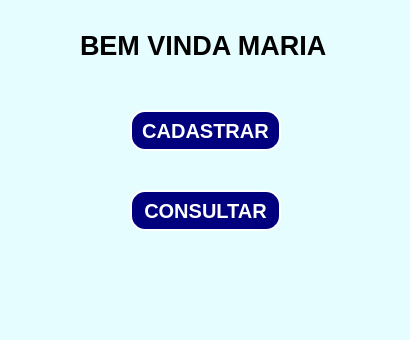
<?xml version="1.0" encoding="UTF-8"?>
<ui version="4.0">
 <class>MainWindow</class>
 <widget class="QMainWindow" name="MainWindow">
  <property name="geometry">
   <rect>
    <x>0</x>
    <y>0</y>
    <width>410</width>
    <height>340</height>
   </rect>
  </property>
  <property name="windowTitle">
   <string>MainWindow</string>
  </property>
  <property name="styleSheet">
   <string notr="true">background-color: rgb(229, 253, 255);
</string>
  </property>
  <widget class="QWidget" name="centralwidget">
   <widget class="QLabel" name="label">
    <property name="geometry">
     <rect>
      <x>80</x>
      <y>30</y>
      <width>271</width>
      <height>31</height>
     </rect>
    </property>
    <property name="font">
     <font>
      <pointsize>20</pointsize>
      <weight>75</weight>
      <bold>true</bold>
     </font>
    </property>
    <property name="text">
     <string>BEM VINDA MARIA</string>
    </property>
   </widget>
   <widget class="QPushButton" name="pushButton">
    <property name="geometry">
     <rect>
      <x>130</x>
      <y>110</y>
      <width>151</width>
      <height>41</height>
     </rect>
    </property>
    <property name="font">
     <font>
      <pointsize>15</pointsize>
      <weight>75</weight>
      <bold>true</bold>
     </font>
    </property>
    <property name="styleSheet">
     <string notr="true">background-color: rgb(0, 0, 127);
color: rgb(255, 255, 255);
border-radius: 15px;
border-style: outset;
border-width: 2px</string>
    </property>
    <property name="text">
     <string>CADASTRAR</string>
    </property>
   </widget>
   <widget class="QPushButton" name="pushButton_2">
    <property name="geometry">
     <rect>
      <x>130</x>
      <y>190</y>
      <width>151</width>
      <height>41</height>
     </rect>
    </property>
    <property name="font">
     <font>
      <pointsize>15</pointsize>
      <weight>75</weight>
      <bold>true</bold>
     </font>
    </property>
    <property name="styleSheet">
     <string notr="true">background-color: rgb(0, 0, 127);
color: rgb(255, 255, 255);
border-radius: 15px;
border-style: outset;
border-width: 2px</string>
    </property>
    <property name="text">
     <string>CONSULTAR</string>
    </property>
   </widget>
   <widget class="QLabel" name="label_2">
    <property name="geometry">
     <rect>
      <x>70</x>
      <y>200</y>
      <width>41</width>
      <height>41</height>
     </rect>
    </property>
    <property name="text">
     <string/>
    </property>
    <property name="pixmap">
     <pixmap>15028084081543238917-128.png</pixmap>
    </property>
    <property name="scaledContents">
     <bool>true</bool>
    </property>
   </widget>
   <widget class="QLabel" name="label_3">
    <property name="geometry">
     <rect>
      <x>70</x>
      <y>110</y>
      <width>41</width>
      <height>41</height>
     </rect>
    </property>
    <property name="text">
     <string/>
    </property>
    <property name="pixmap">
     <pixmap>13072631241554126465-128.png</pixmap>
    </property>
    <property name="scaledContents">
     <bool>true</bool>
    </property>
   </widget>
  </widget>
  <widget class="QMenuBar" name="menubar">
   <property name="geometry">
    <rect>
     <x>0</x>
     <y>0</y>
     <width>410</width>
     <height>21</height>
    </rect>
   </property>
  </widget>
  <widget class="QStatusBar" name="statusbar"/>
 </widget>
 <resources/>
 <connections/>
</ui>
